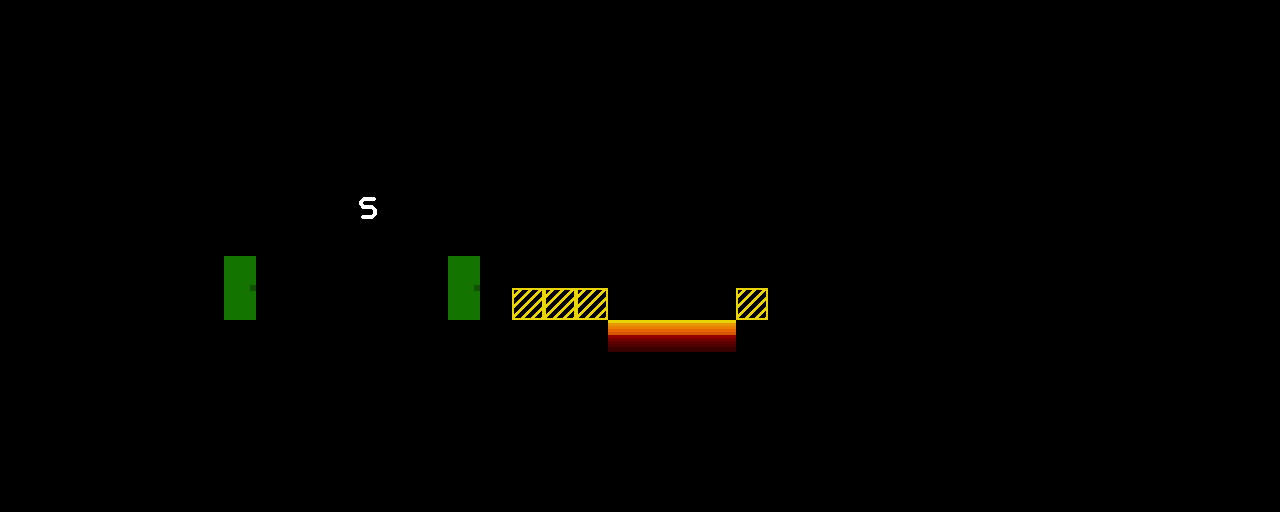

Tiled map render using the project's own tile images. Description and the map definition, with tile-layer contents summarised, below:
An orthogonal 40x16 tile map with 32x32 px tiles, 1 tile layer (World) and 4 objects (2x door, Spawn Point, saveBlock).

<map version="1.2" tiledversion="1.2.4" orientation="orthogonal" renderorder="right-down" width="40" height="16" tilewidth="32" tileheight="32" infinite="0" nextlayerid="3" nextobjectid="8">
 <tileset firstgid="1" name="otherTiles-extruded" tilewidth="32" tileheight="32" spacing="2" margin="1" tilecount="6" columns="2">
  <image source="../tilesets/otherTiles-extruded.png" width="68" height="102" />
 </tileset>
 <layer id="1" name="World" width="40" height="16">
  <data>[640 cells, 153 non-empty, 6 distinct tile ids]</data>
 </layer>
 <objectgroup id="2" name="Objects">
  <object id="1" name="Player Spawn Point" type="Spawn Point" x="32" y="256">
   <point />
  </object>
  <object id="2" name="A" type="door" x="224" y="256" width="32" height="64">
   <properties>
    <property name="level" value="level2" />
    <property name="symbol" value="A" />
   </properties>
  </object>
  <object id="3" name="B" type="door" x="448" y="256" width="32" height="64">
   <properties>
    <property name="level" value="level3" />
    <property name="symbol" value="A" />
   </properties>
  </object>
  <object id="4" name="saveBlockA" type="saveBlock" x="352" y="192" width="32" height="32" />
 </objectgroup>
</map>
